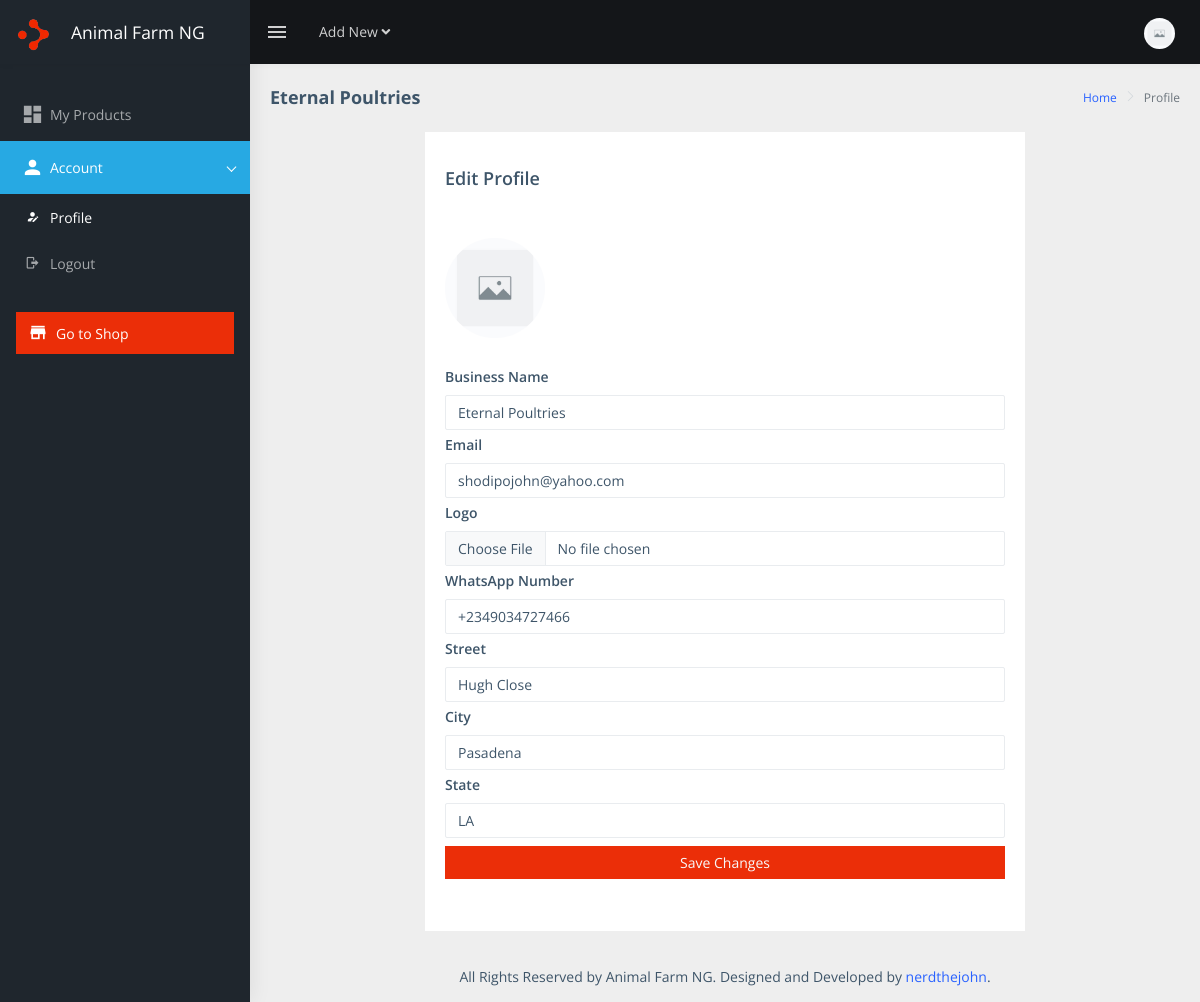
The app's page /account/profile/ (signed in) with its own data.
### accounts/models.py (models this page shows, shortened)
class CustomUser(AbstractUser):
    username = None
    uid = models.UUIDField(primary_key=True, default=uuid.uuid4, editable=False)
    email = models.EmailField(_("email address"), blank=False, unique=True)
    verified = models.BooleanField(default=False)
    verification_code = models.CharField(_("verification code"), max_length=6, default=generate_code)
    USERNAME_FIELD = "email"
    REQUIRED_FIELDS = []
    objects = CustomUserManager()

class Vendor(models.Model):
    user = models.OneToOneField(CustomUser, on_delete=models.CASCADE)
    business_name = models.CharField(_("business name"), max_length=250, blank=False, null=False)
    phone_number = models.CharField(_("phone number"), max_length=15)
    logo = models.ImageField(blank=True, null=True)
    street = models.CharField(_("street"), max_length=250, null=True)
    city = models.CharField(_("city"), max_length=250, null=True)
    state = models.CharField(_("state"), max_length=250, null=True)

### accounts/views.py (the view)
# urls.py: path('profile/', views.profile, name="profile")
@login_required
def profile(request):
    user_form = UserForm(request.POST or None, instance=request.user)
    vendor_form = VendorForm(request.POST or None, request.FILES or None, instance=request.user.vendor)
    if request.method == 'POST':
        if user_form.is_valid() and vendor_form.is_valid():
            user_form.save()
            vendor_form.save()
            messages.success(request, 'Account successfully updated')
            return redirect('account:profile')
    return render(request, "dashboard/profile.html", context = {"user_form":user_form,"vendor_form":vendor_form})

### accounts/forms.py
class UserForm(forms.ModelForm):
    class Meta:
        model = CustomUser
        fields = ('email',)
        widgets = {
        'email': EmailInput(attrs={'class':'form-control', 'required':'required'}),
    }

class VendorForm(forms.ModelForm):
    class Meta:
        model = Vendor
        fields = ('business_name','phone_number', 'logo', 'street',"city","state")
        widgets = {
        'business_name': TextInput(attrs={'class':'form-control', 'required':'required'}),
        'phone_number': TextInput(attrs={'class':'form-control', 'required':'required'}),
        'street': TextInput(attrs={'class':'form-control', 'required':'required'}),
        'city': TextInput(attrs={'class':'form-control', 'required':'required'}),
        'state': TextInput(attrs={'class':'form-control', 'required':'required'}),
        'logo': FileInput(attrs={'class':'form-control'}),
    }

### templates/dashboard/profile.html (shortened to what this page needs)
{% extends "dashboard_base.html" %}
{% block page_name %}
Profile
{% endblock %}
{% block body %}
{% load static %}
<div class="card mx-auto py-3">
    <div class="card-body">
    <h4 class="card-title mb-4">Edit Profile</h4>
    {% if request.user.vendor.logo %}
    <img src="{{request.user.vendor.logo.url}}" class="py-4 rounded-circle" width="100">
    {% else %}
    <img src="{% static 'img/default.jpg' %}" class="py-4 rounded-circle" width="100">
    {% endif %}
    <form action="" method="post" enctype="multipart/form-data">
            <div class="form-group my-1">
                <label>Business Name</label>
                {{vendor_form.business_name}}
             </div>
             <div class="form-group my-1">
                <label>Email</label>
                {{user_form.email}}
             </div>
             <div class="form-group my-1">
                <label>Logo</label>
                {{vendor_form.logo}}
            </div>
             <div class="form-group my-1">
                <label>WhatsApp Number</label>
                {{vendor_form.phone_number}}
             </div>
             <div class="form-group my-1">
                <label>Street</label>
                {{vendor_form.street}}
             </div>
             <div class="form-group my-1">
                <label>City</label>
                {{vendor_form.city}}
            </div>
            <div class="form-group my-1">
                <label>State</label>
                {{vendor_form.state}}
            </div>
            <div class="form-group mt-2">
                <button type="submit" class="btn btn-orange text-light btn-block">Save Changes</button>
            </div>
    </form>
    </div>
</div>
{% endblock %}

### templates/dashboard_base.html (shortened to what this page needs)
<!DOCTYPE html>
<html lang="en">
<head>
    {% load static %}
    <link href="https://cdn.jsdelivr.net/npm/bootstrap@5.1.3/dist/css/bootstrap.min.css" rel="stylesheet">
    <link rel="stylesheet" href="https://cdnjs.cloudflare.com/ajax/libs/animate.css/3.7.2/animate.min.css">
    <link rel="stylesheet" href="https://pro.fontawesome.com/releases/v5.10.0/css/all.css"/>
    <link href="https://bootstrap-ecommerce.com/bootstrap-ecommerce-html/css/ui.css" rel="stylesheet" type="text/css"/>
    <link href="https://bootstrap-ecommerce.com/bootstrap-ecommerce-html/css/responsive.css" rel="stylesheet" media="only screen and (max-width: 1200px)" />
    <link href="{% static 'assets/libs/flot/css/float-chart.css' %}" rel="stylesheet" />
    <link href="{% static 'css/style.min.css' %}" rel="stylesheet" />
    <link rel="stylesheet" href="{% static 'css/style.css' %}">
</head>
<body>
    <div
      id="main-wrapper"
      data-layout="vertical"
      data-navbarbg="skin5"
      data-sidebartype="full"
      data-sidebar-position="absolute"
      data-header-position="absolute"
      data-boxed-layout="full"
    >
      <header class="topbar"  data-navbarbg="skin5">
        <nav class="navbar top-navbar navbar-expand-md navbar-dark">
          <div class="navbar-header" data-logobg="skin5">
            <a class="navbar-brand" href="index.html">
              <b class="logo-icon ps-2">
                <img
                  src="{% static 'img/favicon.png' %}"
                  alt="homepage"
                  class="light-logo"
                  width="40"
                />
              </b>
              <span class="logo-text ms-2">
                Animal Farm NG
              </span>
            </a>
          </div>
          <div
            class="navbar-collapse collapse"
            id="navbarSupportedContent"
            data-navbarbg="skin5"
          >
            <ul class="navbar-nav float-start me-auto">
              <li class="nav-item d-none d-lg-block">
                <a
                  class="nav-link sidebartoggler waves-effect waves-light"
                  href="javascript:void(0)"
                  data-sidebartype="mini-sidebar"
                  ><i class="mdi mdi-menu font-24"></i
                ></a>
              </li>
              <li class="nav-item dropdown">
                <a
                  class="nav-link dropdown-toggle"
                  href="#"
                  id="navbarDropdown"
                  role="button"
                  data-bs-toggle="dropdown"
                  aria-expanded="false"
                >
                  <span class="d-none d-md-block"
                    >Add New <i class="fa fa-angle-down"></i
                  ></span>
                </a>
              </li>
            </ul>
            <ul class="navbar-nav float-end">
              <li class="nav-item dropdown">
                <a
                  class="
                    nav-link
                    dropdown-toggle
                    text-muted
                    waves-effect waves-dark
                    pro-pic
                  "
                  href="#"
                  id="navbarDropdown"
                  role="button"
                  data-bs-toggle="dropdown"
                  aria-expanded="false"
                >
                {% if request.user.vendor.logo %}
                  <img
                    src="{{request.user.vendor.logo.url}}"
                    alt="user"
                    class="rounded-circle"
                    width="31"
                  />
                  {% else %}
                  <img
                    src="{% static 'img/default.jpg' %}"
                    alt="user"
                    class="rounded-circle"
                    width="31"
                  />
                  {% endif %}
                </a>
              </li>
            </ul>
          </div>
        </nav>
      </header>
      <aside class="left-sidebar" data-sidebarbg="skin5">
        <div class="scroll-sidebar">
          <nav class="sidebar-nav">
            <ul id="sidebarnav" class="pt-4">
              <li class="sidebar-item">
                <a
                  class="sidebar-link waves-effect waves-dark sidebar-link"
                  href="{% url 'dashboard:home' %}"
                  aria-expanded="false"
                  ><i class="mdi mdi-view-dashboard"></i
                  ><span class="hide-menu">My Products</span></a
                >
              </li>
              <li class="sidebar-item">
                <a
                  class="sidebar-link has-arrow waves-effect waves-dark"
                  href="javascript:void(0)"
                  aria-expanded="false"
                  ><i class="mdi mdi-account"></i
                  ><span class="hide-menu">Account </span></a
                >
                <ul aria-expanded="false" class="collapse first-level">
                  <li class="sidebar-item">
                    <a href="{% url 'account:profile' %}" class="sidebar-link"
                      ><i class="mdi mdi-account-edit"></i
                      ><span class="hide-menu"> Profile</span></a
                    >
                  </li>
                  <li class="sidebar-item">
                    <a href="{% url 'account:logout' %}" class="sidebar-link"
                      ><i class="mdi mdi-logout"></i
                      ><span class="hide-menu"> Logout </span></a
                    >
                  </li>
                </ul>
              </li>
              <li class="sidebar-item p-3">
                <a
                  href="{% url 'shop:shop' %}"
                  target="_blank"
                  class="
                    w-100
                    btn btn-orange
                    d-flex
                    align-items-center
                    text-white
                  "
                  ><i class="mdi mdi-store font-20 me-2"></i><span class="hide-menu">Go to Shop</span></a
                >
              </li>
            </ul>
          </nav>
        </div>
      </aside>
      <div class="page-wrapper">
        <div class="page-breadcrumb">
          <div class="row">
            <div class="col-12 d-flex no-block align-items-center">
              <h4 class="page-title">{{request.user.vendor.business_name}}</h4>
              <div class="ms-auto text-end">
                <nav aria-label="breadcrumb">
                  <ol class="breadcrumb">
                    <li class="breadcrumb-item"><a href="">Home</a></li>
                    <li class="breadcrumb-item active" aria-current="page">
                      {% block page_name %}
                      {% endblock %}
                    </li>
                  </ol>
                </nav>
              </div>
            </div>
          </div>
        </div>
        <div class="container-fluid">
          {% block body %}
          {% endblock %}
        </div>
        <footer class="footer text-center">
          All Rights Reserved by Animal Farm NG. Designed and Developed by
          <a href="https://github.com/johnkayode/">nerdthejohn</a>.
        </footer>
      </div>
    </div>
</body>
</html>

### static/css/style.css (style rules this page uses)
body { font-family: "Open Sans"; overflow-x: hidden !important; }
a { text-decoration: none !important; }
.btn-orange { background-color: #eb2e08; border-radius: 0; border: none; }
.btn-block { margin: auto; width: 100%; }

### templates/dashboard/profile.html (style rules this page uses)
.card { margin: auto; max-width: 600px; }

### records on screen
CustomUser: user.vendor.business_name "Eternal Poultries", email "shodipojohn@yahoo.com"
Vendor: business_name "Eternal Poultries", phone_number "+2349034727466", street "Hugh Close", city "Pasadena", state "LA"
